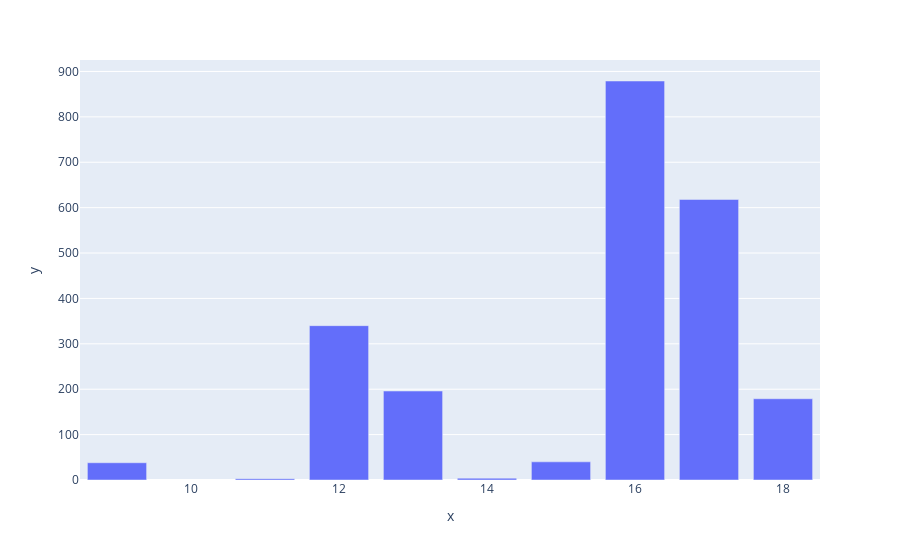

Notebook cell for this chart:
### Code cell
px.bar(x = train_df[train_df.target == 1].start_hour.value_counts().keys()
      , y = train_df[train_df.target == 1].start_hour.value_counts()
      )

### Figure 1 — Plotly figure (JSON) as saved in the notebook; plotly's stock layout.template omitted (floating-point values rounded to 4 significant figures)
{"data": [{"alignmentgroup": "True", "hoverlabel": {"namelength": 0}, "hovertemplate": "x=%{x}<br>y=%{y}", "legendgroup": "", "marker": {"color": "#636efa"}, "name": "", "offsetgroup": "", "orientation": "v", "showlegend": false, "textposition": "auto", "type": "bar", "x": [16, 17, 12, 13, 18, 15, 9, 14, 11], "xaxis": "x", "y": [879, 618, 340, 196, 179, 40, 38, 4, 3], "yaxis": "y"}], "layout": {"autosize": true, "barmode": "relative", "legend": {"tracegroupgap": 0}, "margin": {"t": 60}, "xaxis": {"anchor": "y", "autorange": true, "domain": [0, 1], "range": [8.5, 18.5], "title": {"text": "x"}, "type": "linear"}, "yaxis": {"anchor": "x", "autorange": true, "domain": [0, 1], "range": [0, 925.3], "title": {"text": "y"}, "type": "linear"}}}
